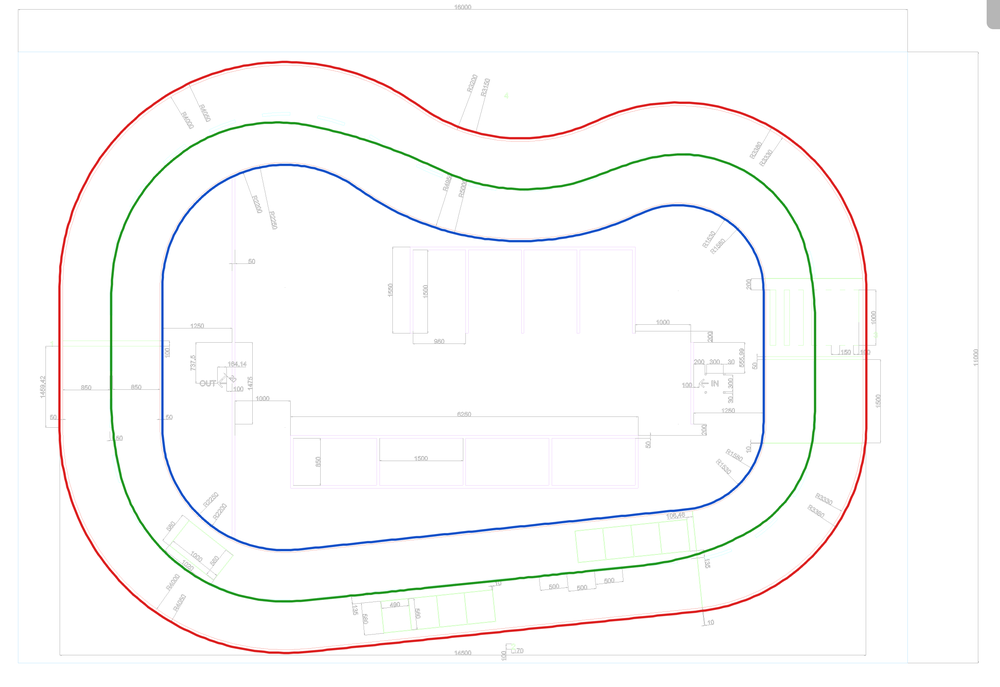
#> input picture planning/track_line_export/extracted_lines_preview.png, 1000 x 687 px, shrunk from 2398 x 1648 before the run
$ python extract_track_lines_wide.py --input extracted_lines_preview.png
#> lines starting #> are read from the running program, lines starting #| are printed output that depends on the picture; after the words box and inside, x2 and y2 are one past the last pixel; in counts of white or black regions, pixels touching at a corner belong together
#!/usr/bin/env python3
# -*- coding: utf-8 -*-
"""
Extract inner/outer track lane lines from a CAD-like PNG image and export matched wide-format CSV.

Definition used here:
- left_line   = inner red lane boundary
- right_line  = outer red lane boundary
- center_line = midpoint between left_line and right_line at the same seq

This script is intended for the provided track drawing image. It uses color-based red-line
segmentation, so DXF/DWG extraction is recommended if exact CAD coordinates are required.

Example:
    python extract_track_lines_wide.py \
        --input input_track_image.png \
        --output-csv track_lines_wide.csv \
        --preview extracted_lines_preview.png \
        --samples 500 \
        --scale-width-mm 16000 \
        --scale-height-mm 11000
"""

from __future__ import annotations

import argparse
import csv
from pathlib import Path
from typing import Tuple

import cv2
import numpy as np


def mask_red_lines(bgr: np.ndarray) -> np.ndarray:
    """Return a binary mask for red CAD lane lines."""
    # The source image uses thin bright red CAD lines on a white background.
    # We combine BGR and HSV thresholds to avoid picking black annotations or cyan dashes.
    b, g, r = cv2.split(bgr)
    bgr_mask = (r > 140) & (g < 170) & (b < 170) & ((r.astype(np.int16) - g.astype(np.int16)) > 35)

    hsv = cv2.cvtColor(bgr, cv2.COLOR_BGR2HSV)
    h, s, v = cv2.split(hsv)
    hsv_mask = (((h <= 10) | (h >= 170)) & (s > 40) & (v > 120))

    mask = (bgr_mask | hsv_mask).astype(np.uint8) * 255

    # Connect small gaps in the very thin CAD line.
    kernel = np.ones((3, 3), np.uint8)
    mask = cv2.morphologyEx(mask, cv2.MORPH_CLOSE, kernel, iterations=1)
    mask = cv2.dilate(mask, kernel, iterations=1)
    return mask


def signed_area(points: np.ndarray) -> float:
    """Signed area of a closed polyline."""
    x = points[:, 0]
    y = points[:, 1]
    return 0.5 * float(np.sum(x * np.roll(y, -1) - np.roll(x, -1) * y))


def contour_area_abs(points: np.ndarray) -> float:
    return abs(cv2.contourArea(points.astype(np.float32).reshape(-1, 1, 2)))


def extract_two_main_contours(mask: np.ndarray) -> Tuple[np.ndarray, np.ndarray]:
    """Extract outer and inner red closed contours from the red mask."""
    contours, _ = cv2.findContours(mask, cv2.RETR_LIST, cv2.CHAIN_APPROX_NONE)
    if len(contours) < 2:
        raise RuntimeError(f"Could not find two red lane contours. Found {len(contours)} contour(s).")

    # Keep reasonably large contours only; text/dimensions, if captured, are much smaller.
    contour_pts = [c.reshape(-1, 2).astype(np.float64) for c in contours]
    contour_pts = [p for p in contour_pts if len(p) > 500]
    if len(contour_pts) < 2:
        raise RuntimeError("Red contours were found, but fewer than two large lane contours remained.")

    contour_pts.sort(key=contour_area_abs, reverse=True)
    outer = contour_pts[0]
    outer_area = contour_area_abs(outer)

    # The CAD image often has double red strokes around each lane boundary.
    # After thresholding, RETR_LIST returns several nested contours. The outer lane
    # group has the largest areas; the inner lane group is the next large group with
    # a much smaller area. Pick the largest contour whose area is clearly smaller
    # than the outer group.
    inner_candidates = [p for p in contour_pts[1:] if contour_area_abs(p) < 0.75 * outer_area]
    if not inner_candidates:
        inner_candidates = contour_pts[1:]
    inner = inner_candidates[0]

    # Ensure the larger-area contour is right_line / outer, smaller-area contour is left_line / inner.
    if contour_area_abs(inner) > contour_area_abs(outer):
        outer, inner = inner, outer
    return outer, inner


def rotate_start_near_reference(points: np.ndarray, reference: np.ndarray) -> np.ndarray:
    """Rotate closed polyline so index 0 is nearest to a reference point."""
    idx = int(np.argmin(np.linalg.norm(points - reference[None, :], axis=1)))
    return np.concatenate([points[idx:], points[:idx]], axis=0)


def ensure_same_orientation(a: np.ndarray, b: np.ndarray) -> Tuple[np.ndarray, np.ndarray]:
    """Make two closed polylines run in the same orientation."""
    if np.sign(signed_area(a)) != np.sign(signed_area(b)):
        b = b[::-1].copy()
    return a, b


def resample_closed_polyline(points: np.ndarray, n: int) -> np.ndarray:
    """Uniformly resample a closed polyline by arc length."""
    if n < 3:
        raise ValueError("samples must be at least 3")

    pts = points.astype(np.float64)
    pts_closed = np.vstack([pts, pts[0]])
    seg = np.linalg.norm(np.diff(pts_closed, axis=0), axis=1)
    keep = seg > 1e-6
    pts_closed = pts_closed[np.r_[True, keep]]
    seg = np.linalg.norm(np.diff(pts_closed, axis=0), axis=1)

    cumulative = np.r_[0.0, np.cumsum(seg)]
    total = cumulative[-1]
    targets = np.linspace(0.0, total, n, endpoint=False)

    out = np.empty((n, 2), dtype=np.float64)
    for i, t in enumerate(targets):
        j = int(np.searchsorted(cumulative, t, side="right") - 1)
        j = min(j, len(seg) - 1)
        local = (t - cumulative[j]) / max(seg[j], 1e-12)
        out[i] = pts_closed[j] * (1.0 - local) + pts_closed[j + 1] * local
    return out


def align_and_sample(inner: np.ndarray, outer: np.ndarray, samples: int) -> Tuple[np.ndarray, np.ndarray, np.ndarray]:
    """Return matched inner(left), center, outer(right) samples."""
    outer, inner = ensure_same_orientation(outer, inner)

    # Use the bottom-most point of the outer line as a stable start reference.
    # The inner line starts from the nearest point to that outer reference, which makes seq roughly correspond.
    outer_ref = outer[np.argmax(outer[:, 1])]
    outer = rotate_start_near_reference(outer, outer_ref)
    inner = rotate_start_near_reference(inner, outer_ref)

    right = resample_closed_polyline(outer, samples)  # outer boundary
    left = resample_closed_polyline(inner, samples)   # inner boundary

    # If the first-pair distance is unexpectedly large, try reversing the inner line and keep the better alignment.
    inner_rev = rotate_start_near_reference(inner[::-1].copy(), outer_ref)
    left_rev = resample_closed_polyline(inner_rev, samples)
    if np.mean(np.linalg.norm(right - left_rev, axis=1)) < np.mean(np.linalg.norm(right - left, axis=1)):
        left = left_rev

    center = (left + right) / 2.0
    return left, center, right


def pixel_to_mm(points: np.ndarray, image_shape: Tuple[int, int, int], scale_width_mm: float, scale_height_mm: float) -> np.ndarray:
    """Convert image pixel coordinates to approximate drawing coordinates in mm.

    x_mm increases to the right. y_mm increases upward by default, so image y is inverted.
    """
    h, w = image_shape[:2]
    x_mm = points[:, 0] / (w - 1) * scale_width_mm
    y_mm = (1.0 - points[:, 1] / (h - 1)) * scale_height_mm
    return np.column_stack([x_mm, y_mm])


def save_wide_csv(path: Path, left: np.ndarray, center: np.ndarray, right: np.ndarray, image_shape, scale_width_mm: float, scale_height_mm: float) -> None:
    left_mm = pixel_to_mm(left, image_shape, scale_width_mm, scale_height_mm)
    center_mm = pixel_to_mm(center, image_shape, scale_width_mm, scale_height_mm)
    right_mm = pixel_to_mm(right, image_shape, scale_width_mm, scale_height_mm)

    header = [
        "seq",
        "left_x_px", "left_y_px", "left_x_mm", "left_y_mm",
        "center_x_px", "center_y_px", "center_x_mm", "center_y_mm",
        "right_x_px", "right_y_px", "right_x_mm", "right_y_mm",
    ]
    with path.open("w", newline="", encoding="utf-8") as f:
        writer = csv.writer(f)
        writer.writerow(header)
        for i in range(len(left)):
            writer.writerow([
                i,
                f"{left[i,0]:.3f}", f"{left[i,1]:.3f}", f"{left_mm[i,0]:.3f}", f"{left_mm[i,1]:.3f}",
                f"{center[i,0]:.3f}", f"{center[i,1]:.3f}", f"{center_mm[i,0]:.3f}", f"{center_mm[i,1]:.3f}",
                f"{right[i,0]:.3f}", f"{right[i,1]:.3f}", f"{right_mm[i,0]:.3f}", f"{right_mm[i,1]:.3f}",
            ])


def save_preview(path: Path, bgr: np.ndarray, left: np.ndarray, center: np.ndarray, right: np.ndarray) -> None:
    preview = bgr.copy()

    # Fade background for readability.
    white = np.full_like(preview, 255)
    preview = cv2.addWeighted(preview, 0.35, white, 0.65, 0)

    def draw_line(points: np.ndarray, color: Tuple[int, int, int], thickness: int) -> None:
        pts = np.round(points).astype(np.int32).reshape(-1, 1, 2)
        cv2.polylines(preview, [pts], isClosed=True, color=color, thickness=thickness, lineType=cv2.LINE_AA)

    # BGR colors: inner/left=blue, center=green, outer/right=red.
    draw_line(left, (200, 80, 20), 3)
    draw_line(center, (30, 150, 30), 3)
    draw_line(right, (30, 30, 220), 3)

    cv2.imwrite(str(path), preview)


def main() -> None:
    parser = argparse.ArgumentParser(description="Extract matched left/center/right track lines into wide-format CSV.")
    parser.add_argument("--input", required=True, help="Input PNG/JPG drawing image")
    parser.add_argument("--output-csv", default="track_lines_wide.csv", help="Output wide-format CSV")
    parser.add_argument("--preview", default="extracted_lines_preview.png", help="Output preview image")
    parser.add_argument("--samples", type=int, default=500, help="Number of matched samples per line")
    parser.add_argument("--scale-width-mm", type=float, default=16000.0, help="Approximate drawing width in mm")
    parser.add_argument("--scale-height-mm", type=float, default=11000.0, help="Approximate drawing height in mm")
    args = parser.parse_args()

    input_path = Path(args.input)
    bgr = cv2.imread(str(input_path), cv2.IMREAD_COLOR)
#> bgr is the input picture: shape (687, 1000, 3); mean B, G, R 250.3, 250.4, 250.8
    if bgr is None:
        raise FileNotFoundError(f"Could not read image: {input_path}")

    mask = mask_red_lines(bgr)
#> in mask_red_lines, `b, g, r = cv2.split(bgr)`:
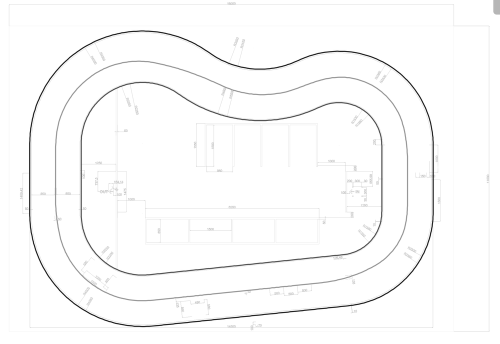
#> g: shape (687, 1000) (shown at 1/2 size); min 1, max 255, mean 250.4
#> in mask_red_lines, `bgr_mask = (r > 140) & (g < 170) & (b < 170) & ((r.astype(np.int16) - ..`:
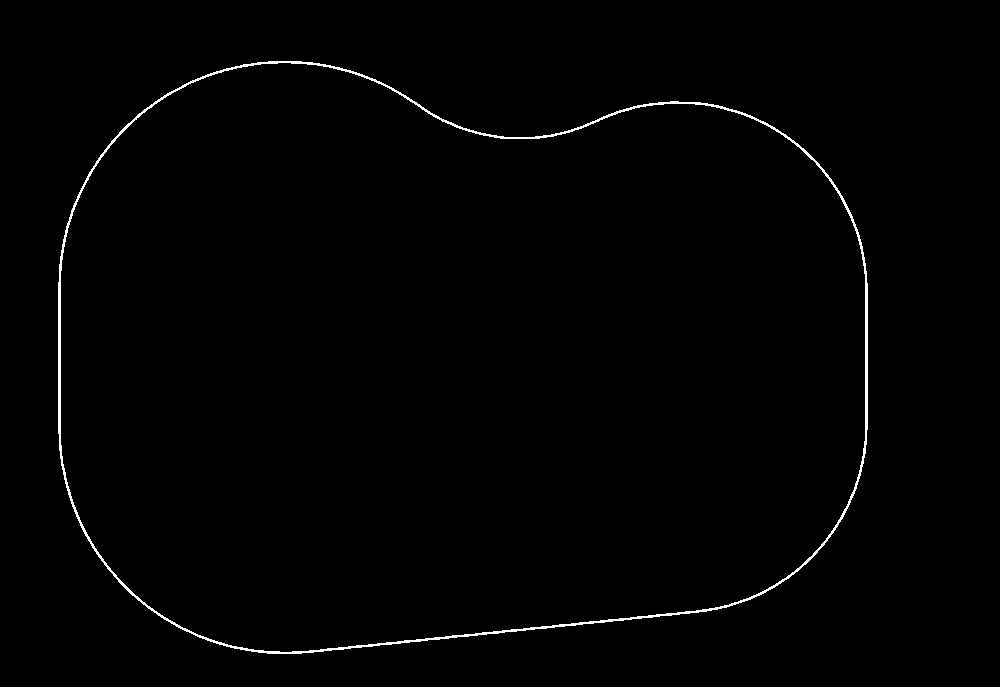
#> bgr_mask: shape (687, 1000) bool; 0.88% white in thin lines or dots, all inside (x1, y1, x2, y2) = (58, 61, 868, 654)
#> in mask_red_lines, `h, s, v = cv2.split(hsv)`:
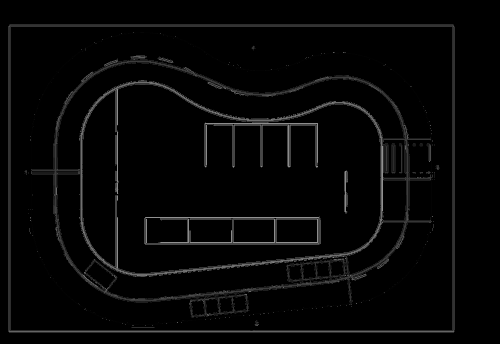
#> h: shape (687, 1000) (shown at 1/2 size); min 0, max 179, mean 6.2
#> in mask_red_lines, `mask = cv2.dilate(mask, kernel, iterations=1)`:
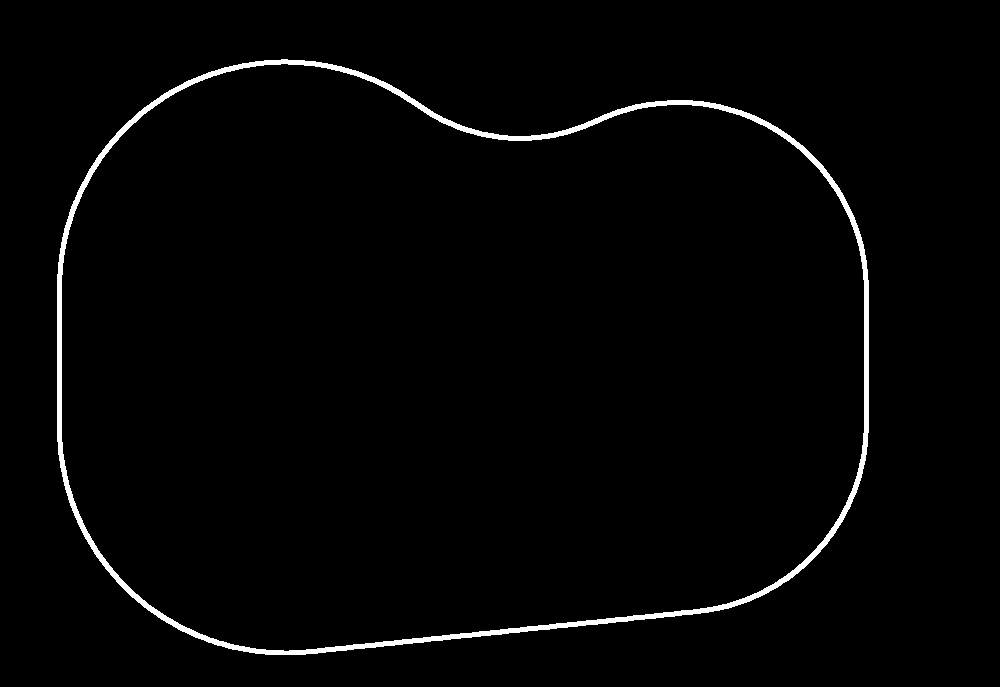
#> mask: shape (687, 1000); 1.8% white; 1 white region
    outer, inner = extract_two_main_contours(mask)
#> in extract_two_main_contours, `contours, _ = cv2.findContours(mask, cv2.RETR_LIST, cv2.CHAIN_APPROX_N..`: contours = 2 contours; box (x1, y1, x2, y2) and area: (57, 59, 869, 655) 404541, (61, 63, 865, 652) 394205
#> in extract_two_main_contours, `contour_pts = [c.reshape(-1, 2).astype(np.float64) for c in contours]`: contour_pts = 2 point arrays, longest 2244 points
#> in extract_two_main_contours, `outer = contour_pts[0]`: outer = 2244 pairs, first value 57 to 868, second value 59 to 654
#> in extract_two_main_contours, `outer_area = contour_area_abs(outer)`: outer_area = 404541
#> in extract_two_main_contours, `inner_candidates = [p for p in contour_pts[1:] if contour_area_abs(p) ..`: inner_candidates = []
#> in extract_two_main_contours, `inner_candidates = contour_pts[1:]`: inner_candidates = 1 point arrays, longest 2216 points
#> in extract_two_main_contours, `inner = inner_candidates[0]`: inner = 2216 pairs, first value 61 to 864, second value 63 to 651
    left, center, right = align_and_sample(inner, outer, args.samples)
#> in signed_area, `x = points[:, 0]`: x = 2244 values, max 868 at index 1436, min 57 at index 306, mean 455.9
#> in signed_area, `y = points[:, 1]`: y = 2244 values, max 654 at index 762, min 59 at index 0, mean 361.5
#> in ensure_same_orientation, `b = b[::-1].copy()`: b has the same summary as inner in extract_two_main_contours
#> in align_and_sample, `outer_ref = outer[np.argmax(outer[:, 1])]`: outer_ref = [265, 654]
#> in rotate_start_near_reference, `idx = int(np.argmin(np.linalg.norm(points - reference[None, :], axis=1..`: idx = 762
#> in resample_closed_polyline, `pts = points.astype(np.float64)`: pts has the same summary as outer in extract_two_main_contours
#> in resample_closed_polyline, `pts_closed = np.vstack([pts, pts[0]])`: pts_closed = 2245 pairs, first value 57 to 868, second value 59 to 654
#> in resample_closed_polyline, `seg = np.linalg.norm(np.diff(pts_closed, axis=0), axis=1)`: seg = 2244 values, max 1.41 at index 40, min 1 at index 0, mean 1.12
#> in resample_closed_polyline, `cumulative = np.r_[0.0, np.cumsum(seg)]`: cumulative = 2245 values from 0 to 2509.1
#> in resample_closed_polyline, `total = cumulative[-1]`: total = 2509.1
#> the loop in resample_closed_polyline, `for i, t in enumerate(targets):` made 500 passes
#> (j, local) on passes 1 to 3: (0, 0), (5, 0.0182), (10, 0.0364)
#> after the loop in resample_closed_polyline, `for i, t in enumerate(targets):`: out = 500 pairs, first value 57 to 868, second value 59 to 654
#> in align_and_sample, `right = resample_closed_polyline(outer, samples)`: right has the same summary as out in resample_closed_polyline
#> the loop in resample_closed_polyline (call 2), `for i, t in enumerate(targets):` made 500 passes
#> (j, local) on passes 1 to 3: (0, 0), (4, 0.961), (9, 0.921)
#> in align_and_sample, `left = resample_closed_polyline(inner, samples)`: left = 500 pairs, first value 61 to 864, second value 63 to 651
#> in align_and_sample, `inner_rev = rotate_start_near_reference(inner[::-1].copy(), outer_ref)`: inner_rev has the same summary as inner in extract_two_main_contours
#> in align_and_sample, `left_rev = resample_closed_polyline(inner_rev, samples)`: left_rev has the same summary as left
#> in align_and_sample, `center = (left + right) / 2.0`: center = 500 pairs, first value 59 to 866, second value 61 to 652.5
#> right has the same summary as out in resample_closed_polyline

    save_wide_csv(Path(args.output_csv), left, center, right, bgr.shape, args.scale_width_mm, args.scale_height_mm)
#> in pixel_to_mm, `x_mm = points[:, 0] / (w - 1) * scale_width_mm`: x_mm = 500 values, max 13837.8 at index 147, min 977 at index 399, mean 7286.4
#> in pixel_to_mm, `y_mm = (1.0 - points[:, 1] / (h - 1)) * scale_height_mm`: y_mm = 500 values, max 9989.8 at index 326, min 561.2 at index 4, mean 5254.2
#> in save_wide_csv, `left_mm = pixel_to_mm(left, image_shape, scale_width_mm, scale_height_..`: left_mm = 500 pairs, first value 977 to 13837.8, second value 561.2 to 9989.8
#> in save_wide_csv, `center_mm = pixel_to_mm(center, image_shape, scale_width_mm, scale_hei..`: center_mm = 500 pairs, first value 944.9 to 13869.9, second value 537.2 to 10021.9
#> in save_wide_csv, `right_mm = pixel_to_mm(right, image_shape, scale_width_mm, scale_heigh..`: right_mm = 500 pairs, first value 912.9 to 13901.9, second value 513.1 to 10053.9
    save_preview(Path(args.preview), bgr, left, center, right)
#> in save_preview, `preview = cv2.addWeighted(preview, 0.35, white, 0.65, 0)`:
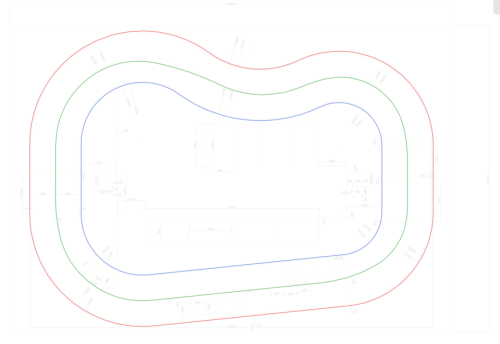
#> preview: shape (687, 1000, 3) (shown at 1/2 size); mean B, G, R 253.4, 253.4, 253.5
#> in draw_line, `pts = np.round(points).astype(np.int32).reshape(-1, 1, 2)`: pts = contour of 500 points, box (x1, y1, x2, y2) (61, 63, 865, 652), area 394230
#> call 3 of draw_line, with points = array of shape (500, 2), color = (30, 30, 220), thickness = 3
#> in draw_line (call 3), `pts = np.round(points).astype(np.int32).reshape(-1, 1, 2)`: pts = contour of 500 points, box (x1, y1, x2, y2) (57, 59, 869, 655), area 404539
#> in draw_line (call 3), `cv2.polylines(preview, [pts], isClosed=True, color=color, thickness=th..`:
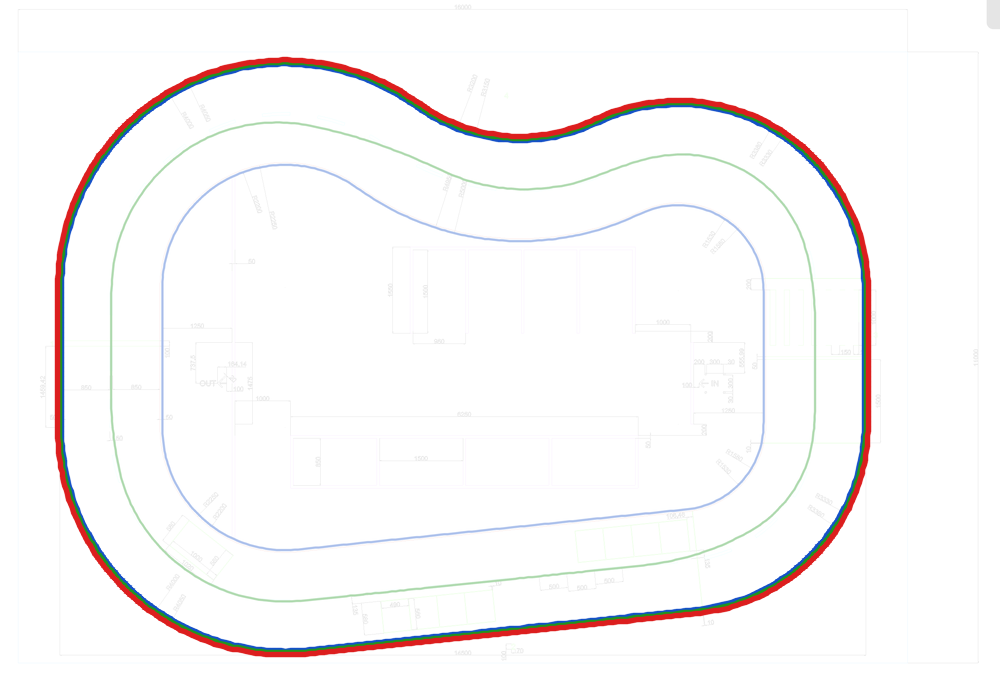
#> preview: shape (687, 1000, 3); mean B, G, R 247.7, 247.8, 249.6

    print(f"Saved CSV: {args.output_csv}")
    print(f"Saved preview: {args.preview}")
    print("Definition: left_line=inner, center_line=midpoint, right_line=outer")


if __name__ == "__main__":
    main()
